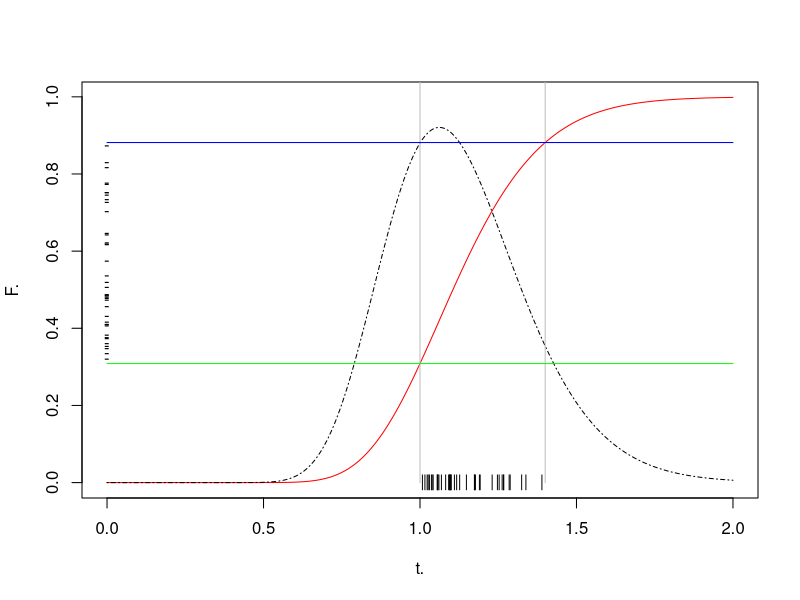

Recreate this plot in R.

library(mvtnorm)
library(MASS)

# t - registered time, no censorship, nx1
# t.l, t.u - lower and upper bounds in interval-censored data, nx1 each 
# if data is uncensored, they should be equal (but only t.l is used)
# right.censored - indicator, nx1
# interv.censored - indicator, nx1
# X covariates - nxp
# w - simulated latent times, nx1
# Z - indicator of latent component, n x J
# beta - coeffcients of AFT models, J x p
# sigma - sigma of AFT models, J x 1 
# rho - coefficients of logistic link, J x p

# Traditionally calculated log likelihood
#log.lik <- function(t., t.l, t.u, t.p, right.censored, interv.censored,
#        X, phi, sigma, rho) {
#    # p.j: nxj matrix where p.j(i,j) = p_j(x.i, rho.j) in mixture model 
#    # where p_j is logit-stylr softmax 
#    # note each column of X %*% t(.rho) is X %*% rho.j
#    p.j <- exp(X %*% t(.rho)) 
#    p.j <- p.j / rowSums(p.j)
#    # uncensored data
#    ll <- 0
#}

# matlab-like
repmat <- function(a,n,m) { kronecker(matrix(1, n, m), a) }

# F(t_i | x_i, theta)
dF.i <- function(t.i, x.i, .beta, .rho, .sigma) {
    #browser()
    .p <- exp(x.i %*% t(.rho)) 
    .p <- .p / rowSums(.p)
    #sum(.p*pnorm((log(t.i)-x.i%*%.beta)/.sigma))
    sum(.p*plnorm(t.i, meanlog=x.i%*%t(.beta), sdlog=.sigma))
}

# F(t_i | x_i, theta)
df.i <- function(t.i, x.i, .beta, .rho, .sigma) {
    #browser()
    .p <- exp(x.i %*% t(.rho)) 
    .p <- .p / rowSums(.p)
    #sum(.p*pnorm((log(t.i)-x.i%*%.beta)/.sigma))
    sum(.p*dlnorm(t.i, meanlog=x.i%*%t(.beta), sdlog=.sigma))
}

# return .w, 1xp matrix of pseudo-observations
sample.w <- function(t.l, t.u, right.censored, int.censored, Z, X,
        .beta, .sigma) {
    # convert from 0,1 to T,F
    Z <- Z > 0.5
    .w <- matrix(nrow=1,ncol=nrow(X))
    for (i in 1:nrow(t.l)) {
        if (int.censored[i]==1) {
            #xtb <- crossprod(X[i,], .beta[Z[i,],])
            Fl <- plnorm(t.l[i], X[i,] %*% t(.beta[Z[i,],]), .sigma[Z[i,]])
            Fu <- plnorm(t.u[i], X[i,] %*% t(.beta[Z[i,],]), .sigma[Z[i,]])
            .w[i] <- qlnorm(runif(1, Fl, Fu), X[i,] %*% t(.beta[Z[i,],]), .sigma[Z[i,]])
        } else if (right.censored[i]==1) {
            Fl <- plnorm(t.l[i], X[i,] %*% t(.beta[Z[i,],]), .sigma[Z[i,]])
            .w[i] <- qlnorm(runif(1, Fl, 1 ), X[i,] %*% t(.beta[Z[i,],]), .sigma[Z[i,]])
        } else {
            .w[i] <- t.l[i]
        }
    }
    .w
}

# return nxJ matrix Z where Z[i,j]=1 indicates obs. i comes from component j
sample.z <- function(w, X, .beta, .rho, .sigma) {
    # .p: nxj matrix where .p(i,j) = p(x.i, rho.j)
    xtr <- X %*% t(.rho)
    #.p <- exp(X %*% t(.rho)) 
    #.p <- .p / repmat(rowSums(.p), 1, length(.rho))
    # logs to (try to) avoid overflow
    .p <- exp(xtr - repmat(log(rowSums(exp(xtr))), 1, length(.rho)))
    # .f: nxj matrix where .f(i,j) = .f_j(x.i, .beta.j) 
    .f <- dlnorm(repmat(w, 1, ncol(.p)),meanlog=X %*% t(.beta),sdlog=repmat(matrix(.sigma,nrow=1), nrow(X), 1))
    # h: nxj matrix where
    # h[i,j] = p_j(x_i,rho_j)*f_j(w_i|x_i,beta_j)/(sum_{j=1}^J(p_j(x_i,rho_j)*f_j(w_i|x_i,beta_j)))
    h <- (.p * .f) / repmat(rowSums(.p * .f), 1, length(.rho))
    Z <- matrix(nrow=nrow(X), ncol=length(.rho))
    for (i in 1:nrow(X)) {
        Z[i,] <- rmultinom(1, 1, h[i,])
    }
    Z
}

# Y: log(w)
# z: column of memberships for jth component
sample.beta.j <- function(Y,X,z,sig2j,n0,S0,b0,B0) {
    X.s<- X[z==1,]
    Y.s<- Y[z==1,]
    .n <-nrow(X.s)
    b0<-matrix(0,ncol(X.s),1)
    B0<-1000*diag(ncol(X.s))
    B1<- ginv(ginv(B0) + t(X.s) %*% X.s)
    b1<-B1%*%(ginv(B0)%*%b0 + t(X.s)%*%Y.s)
    beta.j<-rmvnorm(1,b1,sig2j*B1)

    beta.h<- ginv(t(X.s)%*% X.s ) %*% t(X.s) %*% Y.s
    n1<-n0 + .n
    S2 <- t(Y.s)%*% ( diag(.n) - X.s%*%ginv(t(X.s)%*% X.s)%*%t(X.s) )%*% Y.s / (.n - ncol(X.s))
    n1S1<-n0*S0 + (.n-p)*S2[1,1] + t(beta.h - b0)%*% ginv( B0 + ginv(t(X.s)%*%X.s) ) %*% (beta.h -b0)
    sigma.j <- 1/ rgamma(1,n1/2,n1S1/2)
    list("beta.j" = beta.j,"sig2j"=sigma.j)
}

# .rho: rho matrix Jxp
# .gamma: variance of proposal distrib
#  z: column of memberships for jth component
sample.rho.j <- function(X, z, .rho, .gamma) {
    X.j<- X[z==1,]
    xtr <- tcrossprod(X.j, .rho)
}


sampler <- function(t.l, t.u, right.censored, int.censored, X, J, M, 
        n0, S0, b0, B0) {
    n <- nrow(X)
    p <- ncol(X)

    # samples
    w.samples <- matrix(nrow=M, ncol=n)
    Z.samples <- array(NA, c(M, n, J))
    sigma.samples <- matrix(nrow=M, ncol=J)
    beta.samples <- array(NA, c(M, J, p))
    rho.samples <- array(NA, c(M, J, p))

    # initial sampling
    beta.samples[1,,] <- matrix(rnorm(p*J, mean=0, sd=10), ncol=p)
    rho.samples[1,,] <- matrix(rnorm(p*J, mean=0, sd=10), ncol=p)

    sigma.samples[1,] <- matrix(1/rgamma(J, n0/2, n0*S0/2), nrow=1)

    w.samples[1,] <- sample.w(t.l, t.u, right.censored, int.censored, 
            Z.samples[1,,],
            beta.samples[1,,],
            sigma.samples[1,])

    # main loop
    for (m in 2:M) {
        w.samples[m,] <- sample.w(t.l, t.u, right.censored, int.censored, 
                Z.samples[m-1,,],
                beta.samples[m-1,,],
                sigma.samples[m-1,])
        Z.samples[m,,] <- sample.z(w.samples[m,], X,
                beta.samples[m-1,,], 
                rho.samples[m-1,,],
                sigma.samples[m-1,])
        # sample.beta uses log of times
        Y <- log(w.samples[m,])
        for (j in 1:J) {
            out <- sample.beta.j(Y, X, Z.samples[m,,j], sigma.samples[m-1,j]^2, n0, S0, b0, B0)  
            sigma.samples[m,j] <- sqrt(out$sig2j)
            beta.samples[m,j,] <- t(out$beta.j)
        }
        # rho

    }
    print(Z.samples[1,,])
}

sim.data <- function(plot=FALSE) {
    n <- 100
    X <- matrix(sort(runif(n, -2, 2)),ncol=1)
    .beta <- matrix(c(1,-1), nrow=2)
    .rho <- matrix(c(16, 8), nrow=2)
    .sigma <- matrix(c(.2, .1), nrow=1)
    .p <- 1/(1+exp(-.rho[1]*X))
    z <- rbinom(length(X), 1,  .p) 
    t0 <- exp(.beta[1]*X[z==0])*exp(rnorm(sum(z==0))*.sigma[1]) 
    t1 <- exp(.beta[2]*X[z==1])*exp(rnorm(sum(z==1))*.sigma[2]) 
    if (plot) {
        plot(X, .p, type="l", ylab="t", col="green", xlim=c(-2,2), ylim=c(0, 2))
        points(X[z==0], t0, col="blue", xlim=c(-2,2))
        points(X[z==1], t1, col="red",  xlim=c(-2,2))
        #dev.print(device=pdf,"simdata.pdf")
    }
    t.l <- matrix(c(t0, t1),ncol=1)
    t.u <- t.l
    right.censored <- rep(0, n)
    int.censored <- rep(0,n)
    list(t.l=t.l,t.u=t.u,
            right.censored=right.censored,
            int.censored=int.censored,
            z=z,
            beta=.beta,
            rho=.rho,
            sigma=.sigma,
            X=X)
    #J <- 2
    #M <- 10
    #sampler(t., t.l, t.u, t.p, right.censored, int.censored, X, J, M)
}


test.sample.z <- function() {
    d <- sim.data() 
    # use uncensored data
    w <- d$t.l
    z <- sample.z(w, d$X, d$beta, d$rho, d$sigma)
    print(d$z)
    print(z)
}

test.sample.w <- function() {
    n <- 40
    X <- matrix(0.1, nrow=n)
    x.i <- X[1,]
    .beta <- matrix(c(1), nrow=1)
    .sigma <- matrix(c(.2), nrow=1)

    t. <- seq(0, 2, 0.001) 
    Z <- matrix(1,nrow=nrow(X))

    # all int censored
    rc <- rep(0, length(t.))
    ic <- rep(1, length(t.))

    l <- 1.0
    u <- 1.4
    t.l <- matrix(rep(l, nrow(X)), ncol=1)
    t.u <- matrix(rep(u, nrow(X)), ncol=1)
    w <- sample.w(t.l, t.u, rc, ic, Z, X, .beta, .sigma) 

    xtb <- x.i*.beta
    sdlog <- .sigma
    F. <- plnorm(t., xtb, sdlog)
    f. <- dlnorm(t., xtb, sdlog)

    plot(t., F., type='l', col="red", xlim=c(0, max(t.)))
    lines(t., f./2, col="black", lty=4)
    lines(c(l, l), c(0, 10), col="gray")
    lines(c(u, u), c(0, 10), col="gray")
    Fl <- plnorm(l, xtb, sdlog)
    Fu <- plnorm(u, xtb, sdlog)
    Fw <- plnorm(w, xtb, sdlog)
    lines(c(0, max(t.)), c(Fl, Fl), col="green")
    lines(c(0, max(t.)), c(Fu, Fu), col="blue")
    points(w, rep(0, length(w)), pch='|')
    points(rep(0, length(Fw)), Fw, pch='-')
    #dev.print(device=pdf,"samplew.pdf")
}

test.sample.w()
#test.sample.z()
#sim.data(TRUE)

